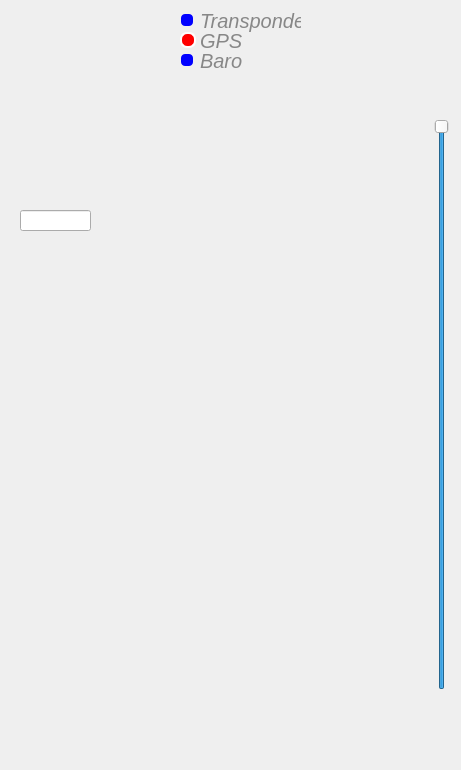
    <widget class="QWidget" name="page_6">
     <widget class="WidgetTC" name="widgetTC" native="true">
      <property name="geometry">
       <rect>
        <x>120</x>
        <y>80</y>
        <width>231</width>
        <height>241</height>
       </rect>
      </property>
      <property name="sizePolicy">
       <sizepolicy hsizetype="Preferred" vsizetype="Preferred">
        <horstretch>99</horstretch>
        <verstretch>99</verstretch>
       </sizepolicy>
      </property>
     </widget>
     <widget class="WidgetALT" name="widgetALT" native="true">
      <property name="geometry">
       <rect>
        <x>0</x>
        <y>310</y>
        <width>211</width>
        <height>181</height>
       </rect>
      </property>
      <property name="sizePolicy">
       <sizepolicy hsizetype="Preferred" vsizetype="Preferred">
        <horstretch>99</horstretch>
        <verstretch>99</verstretch>
       </sizepolicy>
      </property>
     </widget>
     <widget class="WidgetASI" name="widgetASI" native="true">
      <property name="geometry">
       <rect>
        <x>240</x>
        <y>310</y>
        <width>191</width>
        <height>181</height>
       </rect>
      </property>
      <property name="sizePolicy">
       <sizepolicy hsizetype="Preferred" vsizetype="Preferred">
        <horstretch>99</horstretch>
        <verstretch>99</verstretch>
       </sizepolicy>
      </property>
     </widget>
     <widget class="WidgetVSI" name="widgetVSI" native="true">
      <property name="geometry">
       <rect>
        <x>20</x>
        <y>10</y>
        <width>131</width>
        <height>121</height>
       </rect>
      </property>
      <property name="sizePolicy">
       <sizepolicy hsizetype="Preferred" vsizetype="Preferred">
        <horstretch>99</horstretch>
        <verstretch>99</verstretch>
       </sizepolicy>
      </property>
     </widget>
     <widget class="QRadioButton" name="radioButton">
      <property name="geometry">
       <rect>
        <x>180</x>
        <y>10</y>
        <width>21</width>
        <height>20</height>
       </rect>
      </property>
      <property name="styleSheet">
       <string notr="true">QRadioButton::indicator:checked{
width:12px;height:12px;
border-radius:7px;
background-color:red;
border:2px solid white;
color: white;
}
QRadioButton::indicator:unchecked{
width:10px;height:10px;
border-radius:5px;
background-color: blue;
border:2px solid transparent;
color: rgb(255, 255, 255);
}</string>
      </property>
      <property name="text">
       <string/>
      </property>
     </widget>
     <widget class="QRadioButton" name="radioButton_2">
      <property name="geometry">
       <rect>
        <x>180</x>
        <y>30</y>
        <width>21</width>
        <height>20</height>
       </rect>
      </property>
      <property name="styleSheet">
       <string notr="true">QRadioButton::indicator:checked{
width:12px;height:12px;
border-radius:7px;
background-color:red;
border:2px solid white;
color: white;
}
QRadioButton::indicator:unchecked{
width:10px;height:10px;
border-radius:5px;
background-color: blue;
border:2px solid transparent;
color: rgb(255, 255, 255);
}


</string>
      </property>
      <property name="text">
       <string/>
      </property>
      <property name="checked">
       <bool>true</bool>
      </property>
     </widget>
     <widget class="QRadioButton" name="radioButton_3">
      <property name="geometry">
       <rect>
        <x>180</x>
        <y>50</y>
        <width>21</width>
        <height>20</height>
       </rect>
      </property>
      <property name="styleSheet">
       <string notr="true">QRadioButton::indicator:checked{
width:12px;height:12px;
border-radius:7px;
background-color:red;
border:2px solid white;
color: white;
}
QRadioButton::indicator:unchecked{
width:10px;height:10px;
border-radius:5px;
background-color: blue;
border:2px solid transparent;
color: rgb(255, 255, 255);
}</string>
      </property>
      <property name="text">
       <string/>
      </property>
      <property name="checked">
       <bool>false</bool>
      </property>
     </widget>
     <widget class="QLabel" name="label_18">
      <property name="geometry">
       <rect>
        <x>200</x>
        <y>50</y>
        <width>101</width>
        <height>21</height>
       </rect>
      </property>
      <property name="font">
       <font>
        <pointsize>15</pointsize>
        <italic>true</italic>
       </font>
      </property>
      <property name="styleSheet">
       <string notr="true">color: rgb(135,135,135);</string>
      </property>
      <property name="text">
       <string>Baro</string>
      </property>
      <property name="alignment">
       <set>Qt::AlignmentFlag::AlignLeading|Qt::AlignmentFlag::AlignLeft|Qt::AlignmentFlag::AlignVCenter</set>
      </property>
     </widget>
     <widget class="QLabel" name="label_19">
      <property name="geometry">
       <rect>
        <x>200</x>
        <y>30</y>
        <width>101</width>
        <height>21</height>
       </rect>
      </property>
      <property name="font">
       <font>
        <pointsize>15</pointsize>
        <italic>true</italic>
       </font>
      </property>
      <property name="styleSheet">
       <string notr="true">color: rgb(135,135,135);</string>
      </property>
      <property name="text">
       <string>GPS</string>
      </property>
      <property name="alignment">
       <set>Qt::AlignmentFlag::AlignLeading|Qt::AlignmentFlag::AlignLeft|Qt::AlignmentFlag::AlignVCenter</set>
      </property>
     </widget>
     <widget class="QLabel" name="label_20">
      <property name="geometry">
       <rect>
        <x>200</x>
        <y>10</y>
        <width>101</width>
        <height>22</height>
       </rect>
      </property>
      <property name="font">
       <font>
        <pointsize>15</pointsize>
        <italic>true</italic>
       </font>
      </property>
      <property name="styleSheet">
       <string notr="true">color: rgb(135,135,135);</string>
      </property>
      <property name="text">
       <string>Transponder</string>
      </property>
      <property name="alignment">
       <set>Qt::AlignmentFlag::AlignLeading|Qt::AlignmentFlag::AlignLeft|Qt::AlignmentFlag::AlignVCenter</set>
      </property>
     </widget>
     <widget class="QLineEdit" name="doubleSpinBox">
      <property name="geometry">
       <rect>
        <x>20</x>
        <y>210</y>
        <width>71</width>
        <height>21</height>
       </rect>
      </property>
      <property name="font">
       <font>
        <family>Arial</family>
        <pointsize>16</pointsize>
       </font>
      </property>
      <property name="styleSheet">
       <string notr="true">color: rgb(255, 255, 255);</string>
      </property>
      <property name="text">
       <string>1013.25</string>
      </property>
      <property name="alignment">
       <set>Qt::AlignmentFlag::AlignRight|Qt::AlignmentFlag::AlignTrailing|Qt::AlignmentFlag::AlignVCenter</set>
      </property>
     </widget>
     <widget class="WidgetHI" name="widgetHI" native="true">
      <property name="geometry">
       <rect>
        <x>317</x>
        <y>10</y>
        <width>121</width>
        <height>121</height>
       </rect>
      </property>
      <property name="sizePolicy">
       <sizepolicy hsizetype="Preferred" vsizetype="Preferred">
        <horstretch>99</horstretch>
        <verstretch>99</verstretch>
       </sizepolicy>
      </property>
     </widget>
     <widget class="WidgetAI" name="widgetai" native="true">
      <property name="geometry">
       <rect>
        <x>70</x>
        <y>480</y>
        <width>301</width>
        <height>281</height>
       </rect>
      </property>
      <property name="sizePolicy">
       <sizepolicy hsizetype="Preferred" vsizetype="Preferred">
        <horstretch>99</horstretch>
        <verstretch>99</verstretch>
       </sizepolicy>
      </property>
     </widget>
     <widget class="QSlider" name="dial">
      <property name="geometry">
       <rect>
        <x>432</x>
        <y>119</y>
        <width>20</width>
        <height>571</height>
       </rect>
      </property>
      <property name="minimum">
       <number>95000</number>
      </property>
      <property name="maximum">
       <number>105000</number>
      </property>
      <property name="pageStep">
       <number>10000</number>
      </property>
      <property name="value">
       <number>101325</number>
      </property>
      <property name="sliderPosition">
       <number>101325</number>
      </property>
      <property name="orientation">
       <enum>Qt::Orientation::Vertical</enum>
      </property>
     </widget>
     <zorder>widgetai</zorder>
     <zorder>widgetTC</zorder>
     <zorder>widgetVSI</zorder>
     <zorder>radioButton</zorder>
     <zorder>radioButton_2</zorder>
     <zorder>radioButton_3</zorder>
     <zorder>label_18</zorder>
     <zorder>label_19</zorder>
     <zorder>label_20</zorder>
     <zorder>doubleSpinBox</zorder>
     <zorder>widgetHI</zorder>
     <zorder>widgetALT</zorder>
     <zorder>widgetASI</zorder>
     <zorder>dial</zorder>
    </widget>
